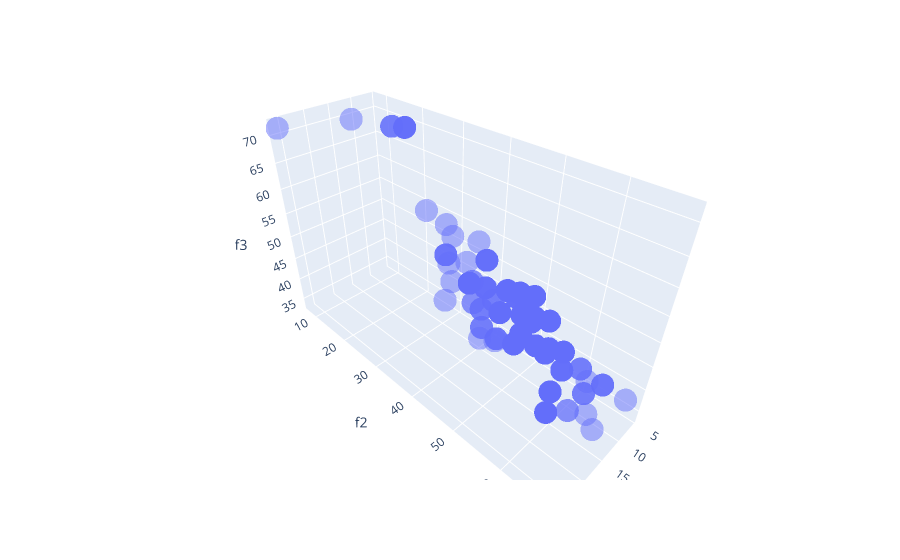

The cell this chart's notebook holds for it:
### Code cell
px.scatter_3d(output, x='f1', y='f2', z='f3', opacity=0.5)

### Figure 1 — Plotly figure (JSON) as saved in the notebook; plotly's stock layout.template omitted (floating-point values rounded to 4 significant figures; data arrays with more than 128 entries replaced by an {"elided": "..."} marker saying what was removed)
{"data": [{"hovertemplate": "f1=%{x}<br>f2=%{y}<br>f3=%{z}<extra></extra>", "legendgroup": "", "marker": {"color": "#636efa", "opacity": 0.5, "symbol": "circle"}, "mode": "markers", "name": "", "scene": "scene", "showlegend": false, "type": "scatter3d", "x": {"elided": "500 float values"}, "y": {"elided": "500 int values"}, "z": {"elided": "500 float values"}}], "layout": {"legend": {"tracegroupgap": 0}, "margin": {"t": 60}, "scene": {"domain": {"x": [0, 1], "y": [0, 1]}, "xaxis": {"title": {"text": "f1"}}, "yaxis": {"title": {"text": "f2"}}, "zaxis": {"title": {"text": "f3"}}}}}
